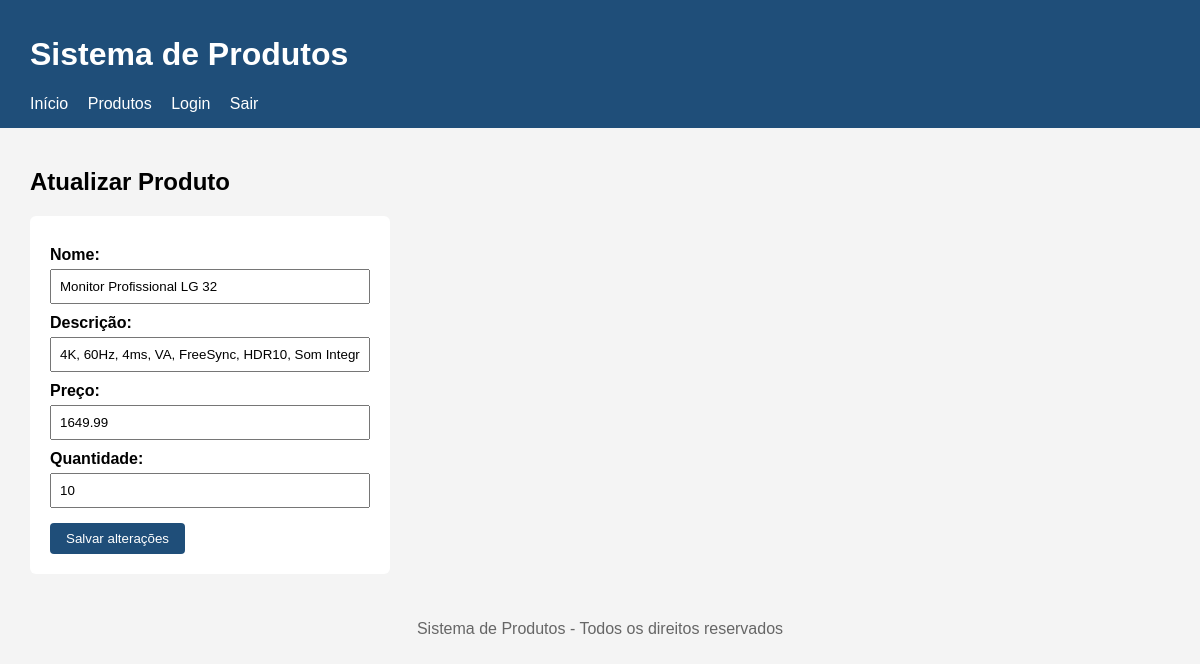
The page /produtos/atualizar.php?id=3 (signed in) on the database as committed earlier.
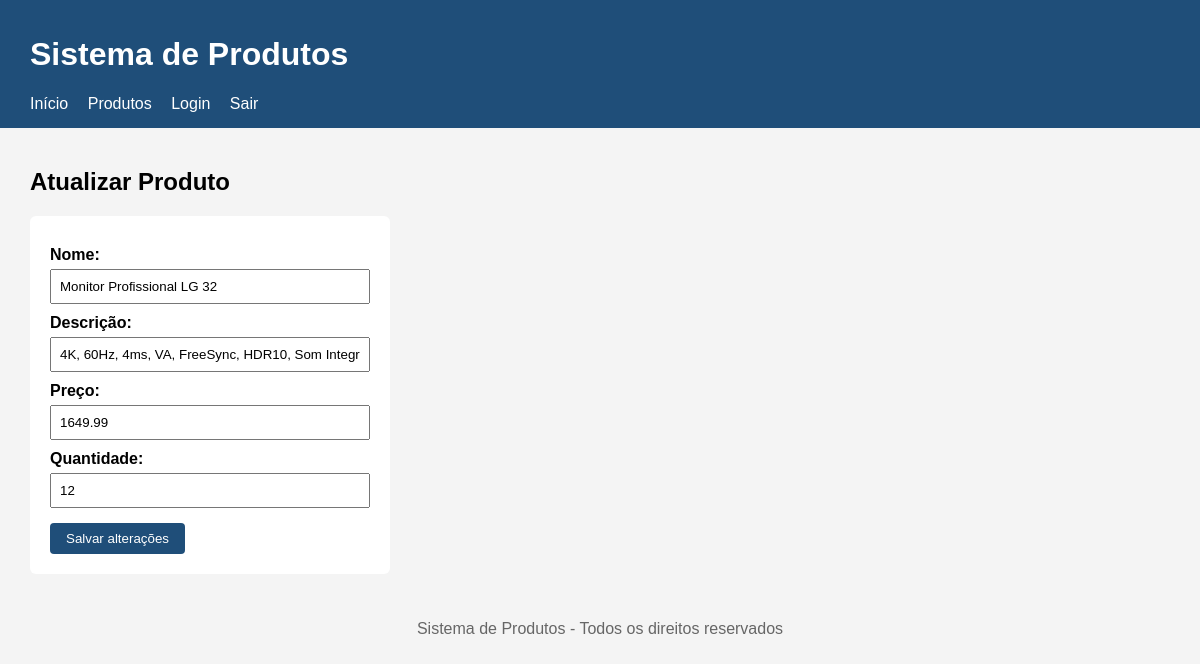
The same page on the database as committed later.
### tables this page shows
CREATE TABLE `produtos` (
  `id` int(11) NOT NULL,
  `nome` varchar(100) NOT NULL,
  `descricao` varchar(255) NOT NULL,
  `preco` decimal(10,2) NOT NULL,
  `quantidade` int(11) NOT NULL
);

### produtos/atualizar.php (the view, shortened to what this page needs)
<?php
require __DIR__ . '/../conexao.php';
if ($_SERVER['REQUEST_METHOD'] == 'POST') {
    $id = $_POST['id'];
    $nome = mysqli_real_escape_string($conexao, trim($_POST['nome']));
    $descricao = mysqli_real_escape_string($conexao, trim($_POST['descricao']));
    $preco = trim($_POST['preco']);
    $quantidade = trim($_POST['quantidade']);
    $sql = "UPDATE produtos SET
            nome = '$nome',
            descricao = '$descricao',
            preco = '$preco',
            quantidade = '$quantidade'
            WHERE id = '$id'";
    mysqli_query($conexao, $sql);
    $_SESSION['mensagem'] = "Produto atualizado com sucesso!";
    header('Location: listar.php');
    exit;
} else {
    $id = $_GET['id'];
    $sql = "SELECT * FROM produtos WHERE id = '$id'";
    $resultado = mysqli_query($conexao, $sql);
    $produto = mysqli_fetch_assoc($resultado);
}
?>
<?php require __DIR__ . '/../cabecalho.php'; ?>
<main>
    <h2>Atualizar Produto</h2>
    <form action="atualizar.php" method="POST">
        <label>Nome:</label>
        <input type="text" name="nome" value="<?php echo $produto['nome']; ?>"><br>
        <label>Descrição:</label>
        <input type="text" name="descricao" value="<?php echo $produto['descricao']; ?>"><br>
        <label>Preço:</label>
        <input type="text" name="preco" value="<?php echo $produto['preco']; ?>"><br>
        <label>Quantidade:</label>
        <input type="text" name="quantidade" value="<?php echo $produto['quantidade']; ?>"><br>
        <button type="submit">Salvar alterações</button>
    </form>
</main>
<?php require __DIR__ . '/../rodape.php'; ?>

Rows that differ between the two databases and show on the page:
changed produtos "Monitor Profissional LG 32": quantidade "10" → "12"
